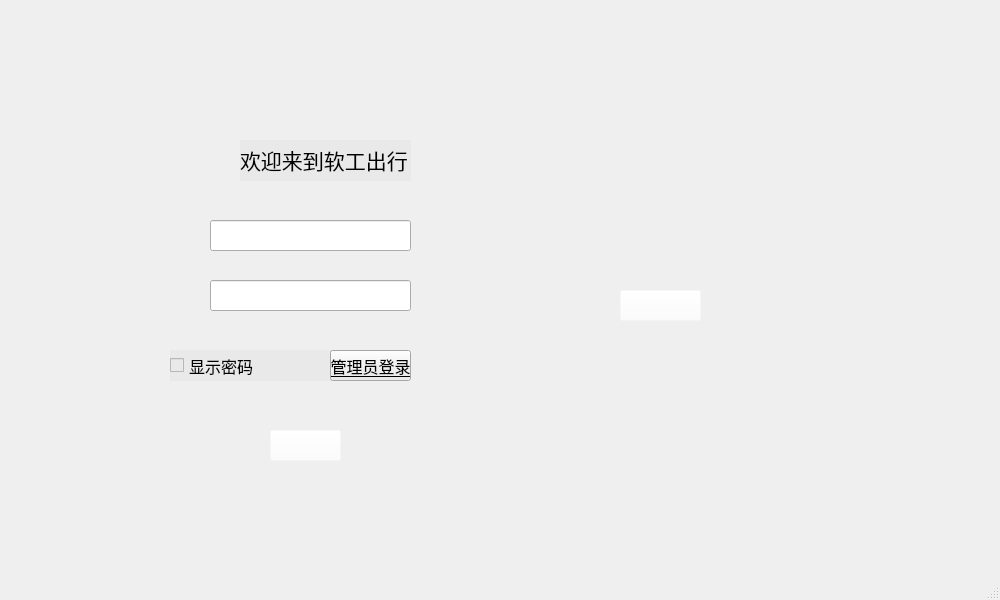
<?xml version="1.0" encoding="UTF-8"?>
<ui version="4.0">
 <class>denglu</class>
 <widget class="QMainWindow" name="denglu">
  <property name="geometry">
   <rect>
    <x>0</x>
    <y>0</y>
    <width>1000</width>
    <height>600</height>
   </rect>
  </property>
  <property name="maximumSize">
   <size>
    <width>1060</width>
    <height>611</height>
   </size>
  </property>
  <property name="windowTitle">
   <string>登录</string>
  </property>
  <widget class="QWidget" name="centralwidget">
   <widget class="QCheckBox" name="showPasswordCheckBox">
    <property name="geometry">
     <rect>
      <x>170</x>
      <y>350</y>
      <width>171</width>
      <height>31</height>
     </rect>
    </property>
    <property name="font">
     <font>
      <family>华文中宋</family>
      <pointsize>12</pointsize>
     </font>
    </property>
    <property name="styleSheet">
     <string notr="true">
background-color: rgb(233, 233, 233);</string>
    </property>
    <property name="text">
     <string>显示密码</string>
    </property>
   </widget>
   <widget class="QPushButton" name="registerButton">
    <property name="geometry">
     <rect>
      <x>620</x>
      <y>290</y>
      <width>81</width>
      <height>31</height>
     </rect>
    </property>
    <property name="font">
     <font>
      <family>华文中宋</family>
      <pointsize>16</pointsize>
     </font>
    </property>
    <property name="styleSheet">
     <string notr="true">
background-color: rgba(255, 255, 255, 0);</string>
    </property>
    <property name="text">
     <string/>
    </property>
   </widget>
   <widget class="QPushButton" name="governorLoginButton">
    <property name="geometry">
     <rect>
      <x>330</x>
      <y>350</y>
      <width>81</width>
      <height>31</height>
     </rect>
    </property>
    <property name="font">
     <font>
      <family>华文中宋</family>
      <pointsize>12</pointsize>
      <italic>false</italic>
      <bold>false</bold>
      <underline>true</underline>
     </font>
    </property>
    <property name="styleSheet">
     <string notr="true">
background-color: rgb(233, 233, 233);</string>
    </property>
    <property name="text">
     <string>管理员登录</string>
    </property>
   </widget>
   <widget class="QLineEdit" name="usernameLineEdit">
    <property name="geometry">
     <rect>
      <x>210</x>
      <y>220</y>
      <width>201</width>
      <height>31</height>
     </rect>
    </property>
    <property name="font">
     <font>
      <pointsize>14</pointsize>
     </font>
    </property>
   </widget>
   <widget class="QPushButton" name="loginButton">
    <property name="geometry">
     <rect>
      <x>270</x>
      <y>430</y>
      <width>71</width>
      <height>31</height>
     </rect>
    </property>
    <property name="font">
     <font>
      <family>微软雅黑</family>
      <pointsize>16</pointsize>
      <italic>false</italic>
      <bold>false</bold>
     </font>
    </property>
    <property name="styleSheet">
     <string notr="true">background-color: rgba(255, 255, 255, 0);
border-image: url(:/img/denglu2.png);</string>
    </property>
    <property name="text">
     <string/>
    </property>
   </widget>
   <widget class="QLineEdit" name="passwordLineEdit">
    <property name="geometry">
     <rect>
      <x>210</x>
      <y>280</y>
      <width>201</width>
      <height>31</height>
     </rect>
    </property>
    <property name="font">
     <font>
      <pointsize>14</pointsize>
     </font>
    </property>
   </widget>
   <widget class="QLabel" name="label_3">
    <property name="geometry">
     <rect>
      <x>240</x>
      <y>140</y>
      <width>171</width>
      <height>41</height>
     </rect>
    </property>
    <property name="font">
     <font>
      <pointsize>16</pointsize>
     </font>
    </property>
    <property name="styleSheet">
     <string notr="true">background-color: rgb(233, 233, 233);</string>
    </property>
    <property name="text">
     <string>&lt;html&gt;&lt;head/&gt;&lt;body&gt;&lt;p&gt;欢迎来到软工出行&lt;/p&gt;&lt;/body&gt;&lt;/html&gt;</string>
    </property>
   </widget>
  </widget>
  <widget class="QMenuBar" name="menubar">
   <property name="geometry">
    <rect>
     <x>0</x>
     <y>0</y>
     <width>1000</width>
     <height>25</height>
    </rect>
   </property>
  </widget>
  <widget class="QStatusBar" name="statusbar"/>
 </widget>
 <resources/>
 <connections/>
</ui>
